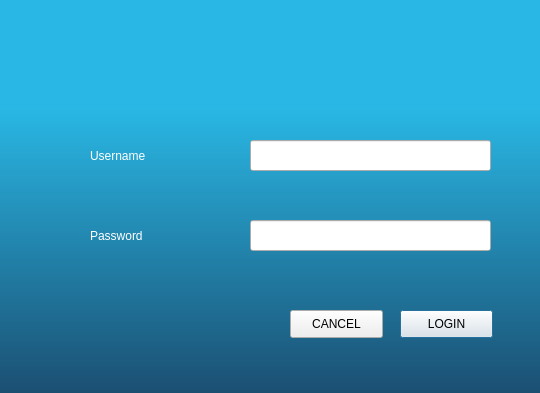
<?xml version="1.0" encoding="UTF-8"?>
<ui version="4.0">
 <class>Login</class>
 <widget class="QDialog" name="Login">
  <property name="geometry">
   <rect>
    <x>0</x>
    <y>0</y>
    <width>540</width>
    <height>393</height>
   </rect>
  </property>
  <property name="windowTitle">
   <string>Dialog</string>
  </property>
  <property name="styleSheet">
   <string notr="true">QDialog { background: qlineargradient(x1: 0, y1: 0, x2: 0, y2: 1, stop: 0.27 rgba(41,184,229,1), stop: 1 rgba(27,79,114,1) ); }</string>
  </property>
  <widget class="QLabel" name="UserNameLabel">
   <property name="geometry">
    <rect>
     <x>90</x>
     <y>140</y>
     <width>101</width>
     <height>31</height>
    </rect>
   </property>
   <property name="styleSheet">
    <string notr="true">color: rgb(255, 255, 255);
font: 75 10pt &quot;MS Shell Dlg 2&quot;;</string>
   </property>
   <property name="text">
    <string>Username </string>
   </property>
  </widget>
  <widget class="QLabel" name="PasswordLabel">
   <property name="geometry">
    <rect>
     <x>90</x>
     <y>220</y>
     <width>101</width>
     <height>31</height>
    </rect>
   </property>
   <property name="styleSheet">
    <string notr="true">color: rgb(255, 255, 255);
font: 75 10pt &quot;MS Shell Dlg 2&quot;;</string>
   </property>
   <property name="text">
    <string>Password</string>
   </property>
  </widget>
  <widget class="QLineEdit" name="UsernameLineEdit">
   <property name="geometry">
    <rect>
     <x>250</x>
     <y>140</y>
     <width>241</width>
     <height>31</height>
    </rect>
   </property>
  </widget>
  <widget class="QLineEdit" name="PasswordLineEdit">
   <property name="geometry">
    <rect>
     <x>250</x>
     <y>220</y>
     <width>241</width>
     <height>31</height>
    </rect>
   </property>
  </widget>
  <widget class="QPushButton" name="LoginPushButton">
   <property name="geometry">
    <rect>
     <x>400</x>
     <y>310</y>
     <width>93</width>
     <height>28</height>
    </rect>
   </property>
   <property name="text">
    <string>LOGIN</string>
   </property>
  </widget>
  <widget class="QLabel" name="LogoLabel">
   <property name="geometry">
    <rect>
     <x>140</x>
     <y>30</y>
     <width>261</width>
     <height>61</height>
    </rect>
   </property>
   <property name="styleSheet">
    <string notr="true">image: url(:/resources/icons/user.png);</string>
   </property>
   <property name="text">
    <string/>
   </property>
  </widget>
  <widget class="QPushButton" name="CancelPushButton">
   <property name="geometry">
    <rect>
     <x>290</x>
     <y>310</y>
     <width>93</width>
     <height>28</height>
    </rect>
   </property>
   <property name="text">
    <string>CANCEL</string>
   </property>
  </widget>
 </widget>
 <resources/>
 <connections/>
</ui>
